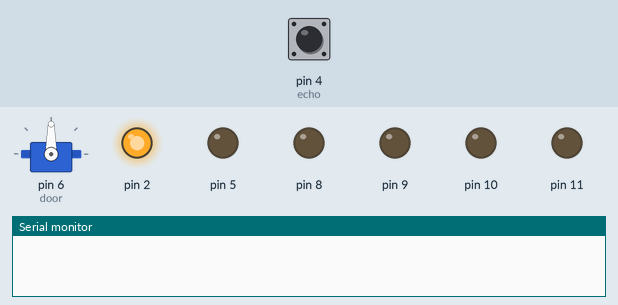
A sketch run on a simulated Arduino Uno, built with avr-gcc and run on an emulated ATmega328P. On the bench: servo, output pins drawn as LEDs (lit = HIGH), the last lines printed to the serial monitor. The inputs (shaded band) are chosen by the test bench; at power-on: pin 4 (echo) LOW. Pins used as bus, display or sensor lines are not drawn.

Above: at 0.1 s.
At 1.2 s:
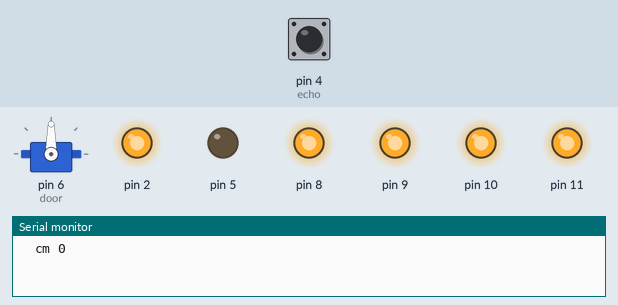
1.3 s: pin 4 (echo) pulsed HIGH 2 times (0.12 s each, 0.3 s apart)
At 2.4 s:
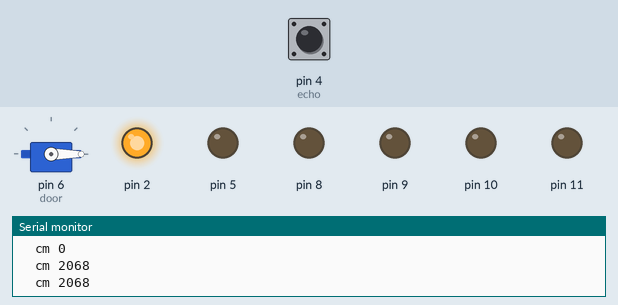
Timing chart, 0 to 4.3 s (numbered marks = the images above; inputs shaded):
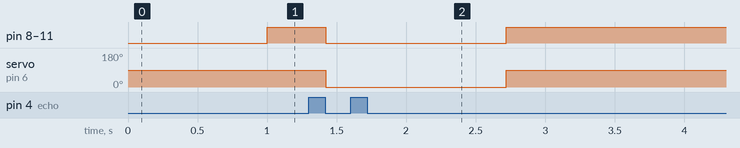

The sketch:

servo_and_led_and_ultra.ino
```cpp
#include <Servo.h>
Servo door;

int trigger = 3;
int echo = 4;
void setup() {
  for(int i=8;i<12;i++)
  {
    pinMode(i,OUTPUT);
  }
  door.attach(6);
  pinMode(2, OUTPUT);
  digitalWrite(2, HIGH);
  pinMode(trigger, OUTPUT);      // triggger is output
  pinMode(echo, INPUT);           // echo is input
  pinMode(5, OUTPUT);
  digitalWrite(5, LOW);
  pinMode(11,OUTPUT);
  Serial.begin(9600);
}

void loop() {
  digitalWrite(trigger, LOW);
  delayMicroseconds(2);
  digitalWrite(trigger, HIGH);
  delayMicroseconds(5);               // will send waves of 2 ms low wave & 5 ms high wave
  long x = pulseIn(echo, HIGH);
  int y=x/(29*2);
  Serial.print("  cm ");
  Serial.println(y);
if(y<20)
 {
  for(int i=8;i<12;i++)
  {
    digitalWrite(i,HIGH);
  }
  door.write(90);


 }
 else
 {
   for(int i=8;i<12;i++)
  {
    digitalWrite(i,LOW);
  }
  door.write(0);


 }
}
```

Measured:
- after the input at 1.3 s, pin 8–11: HIGH → LOW after 0.12 s, → HIGH 1.3 s later; servo on pin 6 (door): 90° → 0° after 0.12 s, → 90° 1.3 s later
